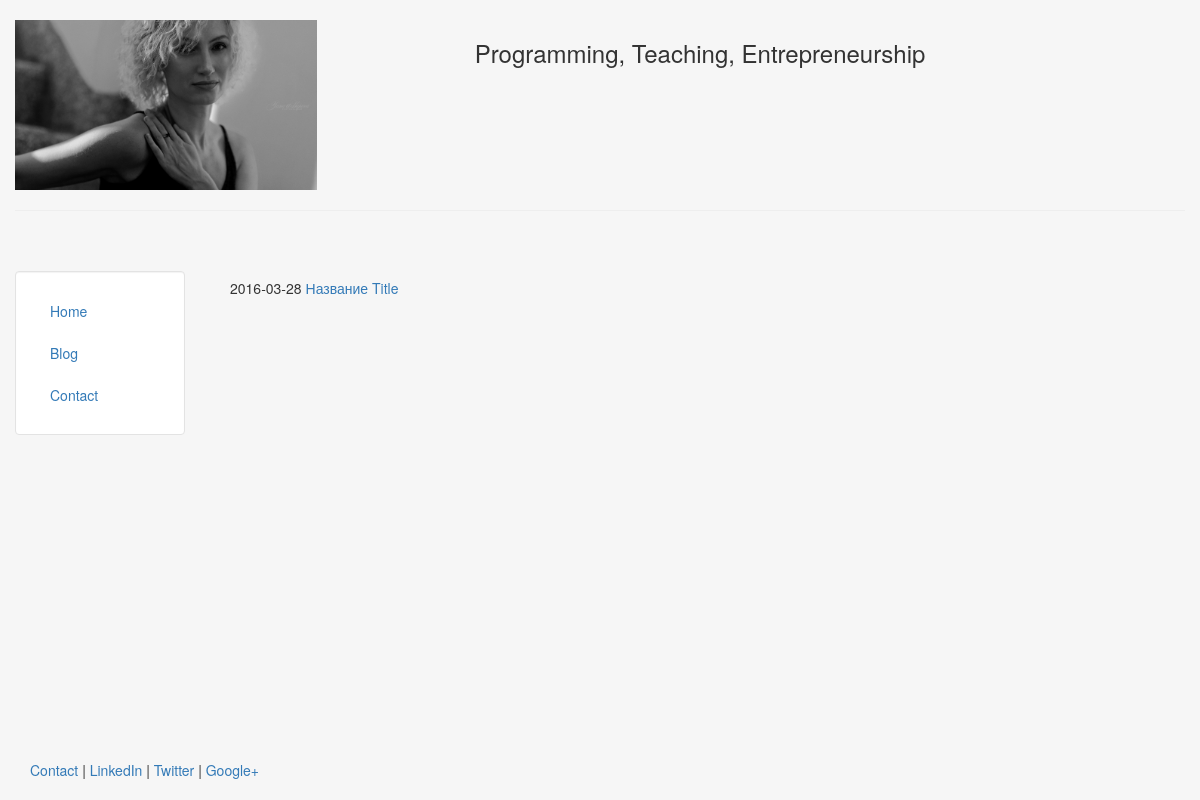
/blog/, run on an earlier commit of the app's database.
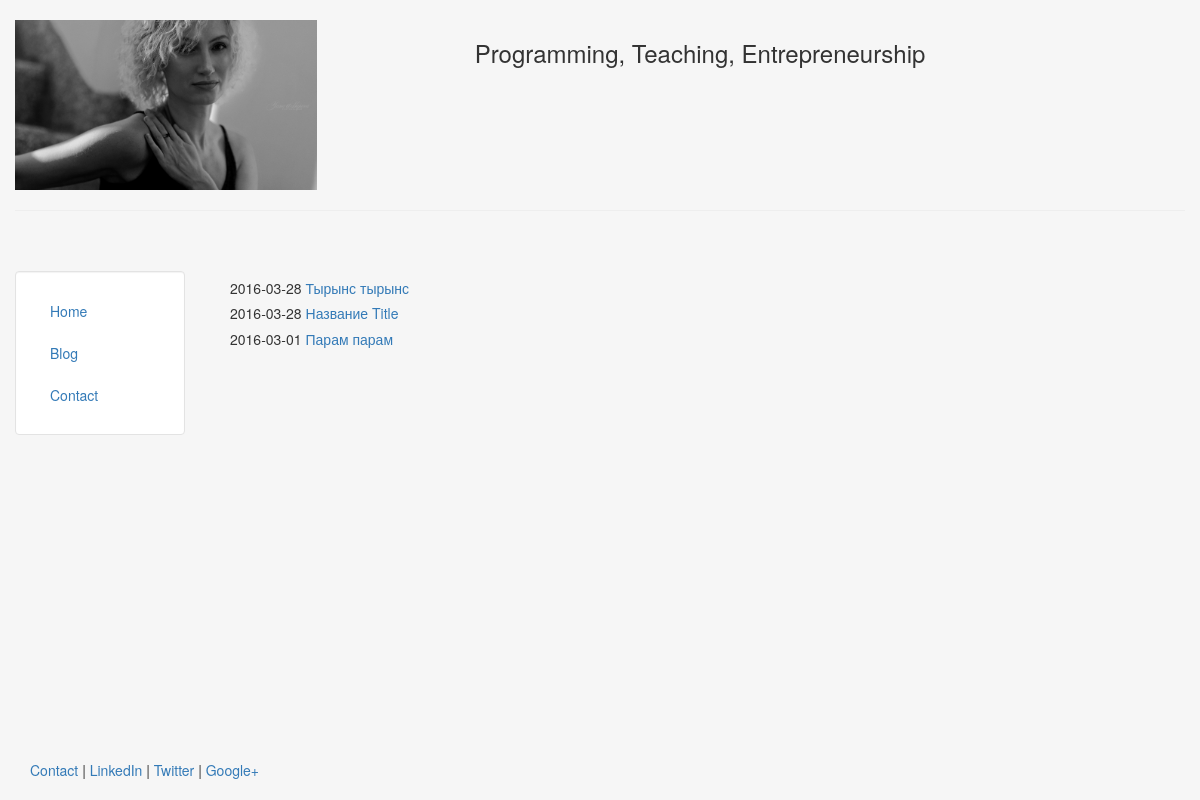
And on a later commit of the database.
### blog/models.py (models this page shows, shortened)
class Post(models.Model):
    title = models.CharField(max_length=140)
    body = models.TextField()
    date = models.DateTimeField()

### templates/blog/blog.html
{% extends "myapp/header.html" %}
{% block content %}
    {% for post in object_list %}
        <h5>{{ post.date|date:"Y-m-d" }}<a href="/blog/{{ post.id }}" > {{ post.title }}</a></h5>
    {% endfor %}
{% endblock %}

### templates/myapp/header.html (shortened to what this page needs)
<!DOCTYPE html>
<html lang="en">
<head>
	{% load staticfiles %}
	<link rel="stylesheet" href="{% static 'css/bootstrap.min.css' %}" type = "text/css"/>
</head>
<body class="body" style="background-color:#f6f6f6">
	<div class="container-fluid" style="min-height:95%; ">
		<div class="row">
			  <div class="col-sm-2">
				  <br>
				  <center>
					<img src="{% static 'img/profile.jpg' %}" class="responsive-img" style='max-height:170px;' alt="face">
				  </center>
			  </div>
			  <div class="col-sm-10">
				  <br>
				  <center>
				  <h3>Programming, Teaching, Entrepreneurship</h3>
				  </center>
			  </div>
		</div><hr>
		<div class="row">
		  <div class="col-sm-2">
		  <br>
		  <br>
			<div class="well bs-sidebar" id="sidebar" style="background-color:#fff">
			  <ul class="nav nav-pills nav-stacked">
				<li><a href='/'>Home</a></li>
				<li><a href='/blog/'>Blog</a></li>
				<li><a href='/contact/'>Contact</a></li>
			  </ul>
			</div>
		  </div>
		  <div class="col-sm-10">
			<div class='container-fluid'>
			<br><br>
			   {% block content %}
			   {% endblock %}
			</div>
		  </div>
		</div>
	</div>
	<footer>
		<div class="container-fluid" style='margin-left:15px'>
			<p><a href="#" target="blank">Contact</a> | <a href="#" target="blank">LinkedIn</a> | <a href="#" target="blank">Twitter</a> | <a href="#" target="blank">Google+</a></p>
		</div>
	</footer>
</body>
</html>

### templates/myapp/header.html (style rules this page uses)
html, body { height:100% }

What changed in the data, as far as the page shows it:
added Post: date "2016-03-28", title "Тырынс тырынс"
added Post: date "2016-03-01", title "Парам парам"
